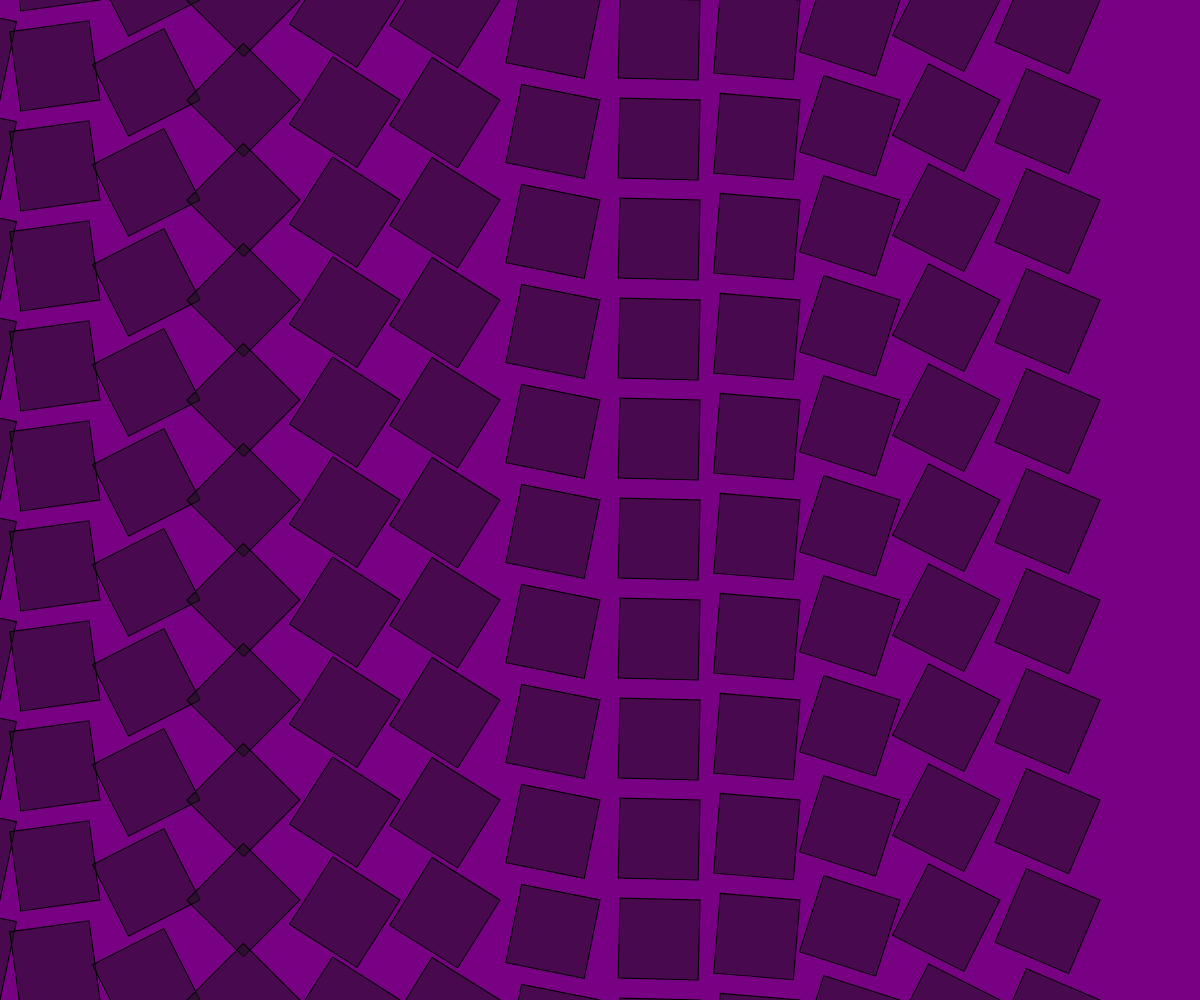
Frame 1 (no input)
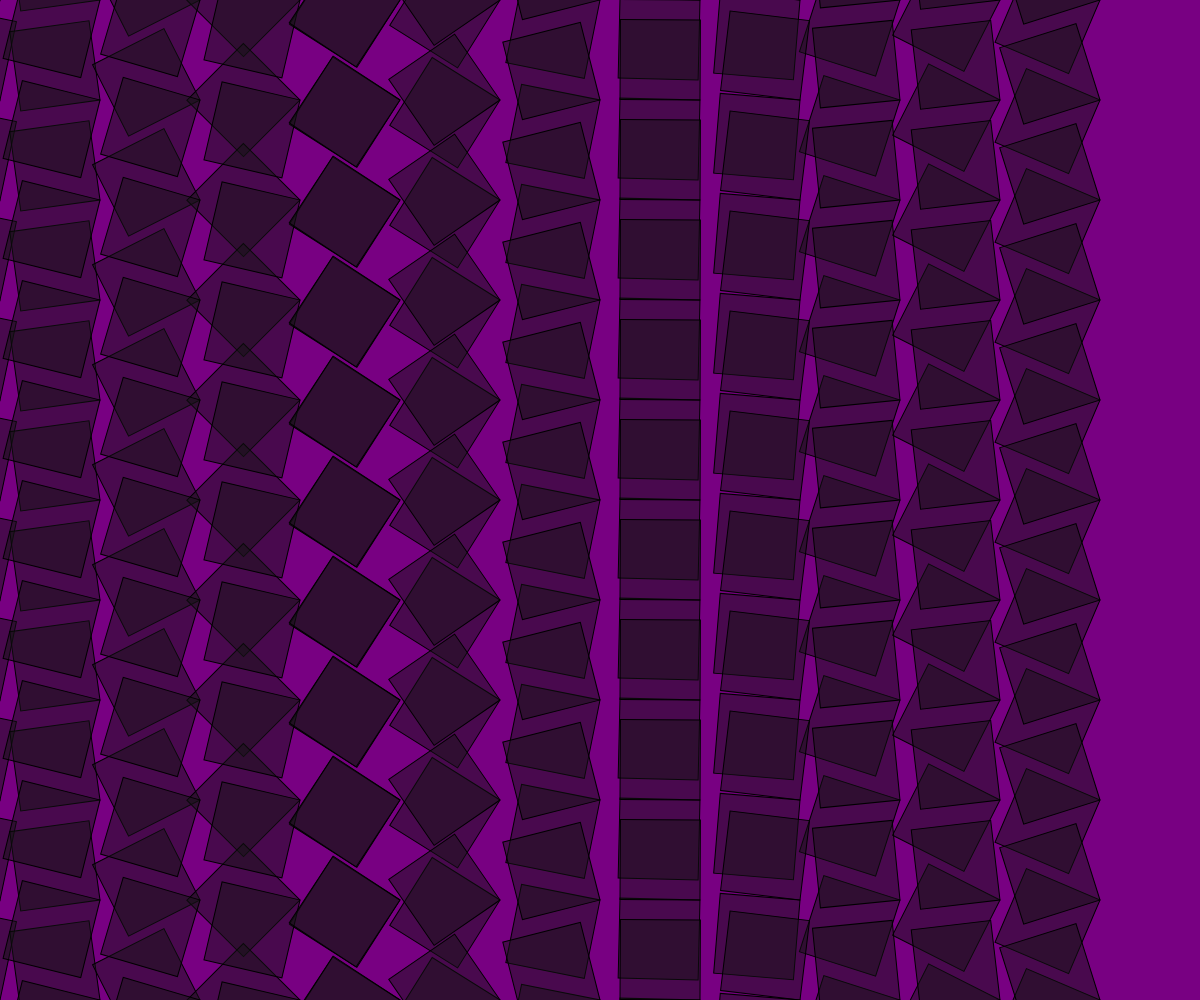
Frame 2 (the mouse pressed at the canvas centre, redrawn once)

The p5.js sketch that drew these frames (run headless with seeded random() and noise() and a simulated clock; the mouse was pressed at the canvas centre and the sketch redrawn once):

// p5.js sketch
// ── sketch.js


let xoff;


function setup() {
  createCanvas(windowWidth, windowHeight);

    xoff = 0.0;

  noLoop();
  background(120,0,130);

}

function draw() {
  fill(20,120);
  for(let i = 0; i < width; i = i + 100){
    for(let j = 0; j <height+100;j = j+ 100){
      push();
      translate(i,j);
      ang = noise(xoff)*5;
      //ang =random(0,5)
      rotate(ang);
      rect(0,0,80)
      pop();

    }
    xoff = xoff + 0.1;
  }

}
